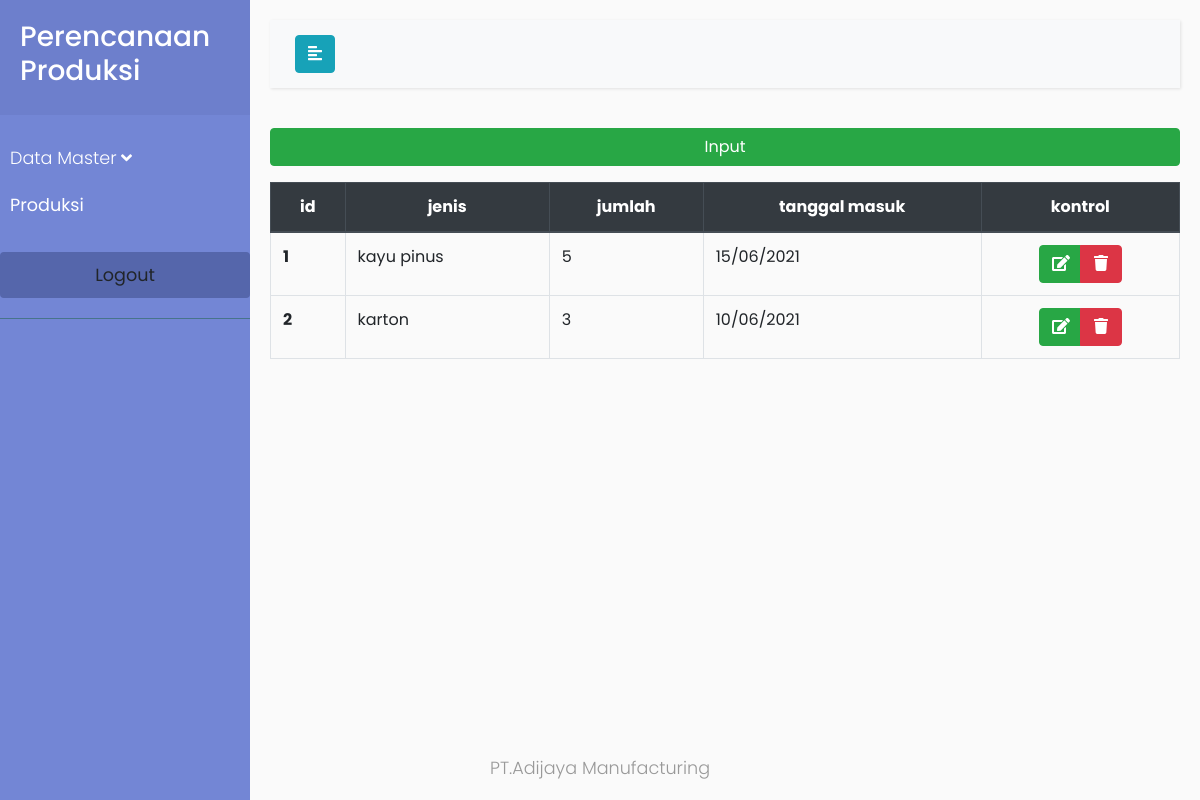
Screenshot of /bahanbaku/index.php (signed in) with the database file from the repository.
### tables this page shows
CREATE TABLE `bahan_baku` (
  `id_bahan_baku` int(50) NOT NULL,
  `jenis_bahan_baku` varchar(255) NOT NULL,
  `jumlah_bahan_baku` int(50) NOT NULL,
  `tanggal_masuk_bahan_baku` varchar(255) NOT NULL
);

### bahanbaku/read.php (called while the page is built)
<?php
require_once("../config.php");
$sql = "SELECT * FROM bahan_baku";
	$read = $db->prepare($sql);
$read->execute();
$data_operator = $read->fetchAll();
?>

### bahanbaku/index.php (the view, shortened to what this page needs)
<?php include "read.php" ?>
<!DOCTYPE html>
<html>
<head>
    <?php include "../head.php" ?>
</head>
<body>
    <div class="wrapper">
        <?php include "../sidebar.php"?>
        <div id="content">
            <?php include "../topbar.php" ?>
            <div>
                <button type="button" class="btn btn-success w-100 mb-3" data-toggle="modal" data-target="#modal_insert">
                  Input
              </button>
        <table class="table table-bordered">
          <thead class="thead-dark text-center">
            <tr>
                <th scope="col">id</th>
                <th scope="col">jenis</th>
                <th scope="col">jumlah</th>
                <th scope="col">tanggal masuk</th>
                <th scope="col">kontrol</th>
            </tr>
        </thead>
        <tbody>
            <?php
            if ($data_operator){
                foreach($data_operator as $data) {
                    $id = $data["id_bahan_baku"];
                    $jenis = $data["jenis_bahan_baku"];
                    $jumlah = $data["jumlah_bahan_baku"];
                    $tanggal_masuk = $data["tanggal_masuk_bahan_baku"];
                    echo '<tr>
                    <th scope="row">'.$id.'</th>
                    <td>'.$jenis.'</td>
                    <td>'.$jumlah.'</td>
                    <td>'.$tanggal_masuk.'</td>
                    <td class="text-center">
                    <form class="d-inline" id="delete" name="delete" method="POST" action="delete.php">
                    <div class="btn-group" role="group" aria-label="Basic example">
                    <button type="button" class="btn btn-success w-50" data-toggle="modal" data-target="#modal_change_'.$id.'">
                    <i class="fa fa-edit"></i>
                    </button>
                    <input type="hidden" class="form-control" id="id" name="id" value="'.$id.'">
                    <button type="submit" name="delete" class="btn btn-danger w-50">
                    <i class="fa fa-trash"></i>
                    </button>
                    </div>
                    </form>
                    </td>
                    </tr>
                    <div class="modal fade" id="modal_change_'.$id.'" tabindex="-1" role="dialog" aria-labelledby="modal_change_label_'.$id.'" aria-hidden="true">
                    <input type="hidden" class="form-control" id="id" name="id" aria-describedby="id" placeholder="ID Operator" value="'.$id.'">
                    <input type="text" class="form-control" id="jenis" name="jenis" aria-describedby="jenis" placeholder="jenis" value="'.$jenis.'">
                    <input type="text" class="form-control" id="jumlah" name="jumlah" placeholder="jumlah" value="'.$jumlah.'">
                    <input type="text" class="form-control" id="tanggal_masuk" name="tanggal_masuk" placeholder="DD/MM/YYYY" value="'.$tanggal_masuk.'">
                    </div>';
                }
            }
            ?>
        </tbody>
    </table>
</div>
</div>
<?php include "../footer.php" ?>
</div>
</body>
</html>

### style.css (style rules this page uses)
body { font-family: 'Poppins', sans-serif; background: #fafafa; }
.wrapper { display: flex; width: 100%; align-items: stretch; }
#content { width: 100%; padding: 20px; min-height: 100vh; transition: all 0.3s; }

### rows the page displays
bahan_baku: id_bahan_baku "1", jenis_bahan_baku "kayu pinus", jumlah_bahan_baku "5", tanggal_masuk_bahan_baku "15/06/2021"
bahan_baku: id_bahan_baku "2", jenis_bahan_baku "karton", jumlah_bahan_baku "3", tanggal_masuk_bahan_baku "10/06/2021"

### other values shown
$APP_NAME "Perencanaan Produksi"
